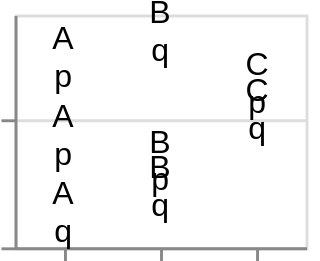

Source (Vega-Lite JSON):
### Vega-Lite specification from a JSON file in a GitHub repository (floating-point values rounded to 4 significant figures)
{"$schema": "https://vega.github.io/schema/vega-lite/v6.json", "padding": 5, "autosize": "none", "data": {"name": "table", "values": [{"c": "A", "g": "p", "x": 1, "y": 2, "v": 5, "t": "2024-01-15", "o": {"v": 3}, "IMDB Rating": 6.1, "d": "x1"}, {"c": "B", "g": "q", "x": 2, "y": 4, "v": 9, "t": "2024-02-20", "o": {"v": 7}, "IMDB Rating": 7.4, "d": "x2"}, {"c": "A", "g": "q", "x": 3, "y": 3, "v": 2, "t": "2024-03-05", "o": {"v": 1}, "IMDB Rating": 5.2, "d": "x1"}, {"c": "C", "g": "p", "x": 4, "y": 6, "v": 7, "t": "2024-05-30", "o": {"v": 4}, "IMDB Rating": 8.8, "d": "x3"}, {"c": "B", "g": "p", "x": 5, "y": 5, "v": 4, "t": "2024-07-11", "o": {"v": 9}, "IMDB Rating": 6.9, "d": "x2"}, {"c": "C", "g": "q", "x": 6, "y": 8, "v": 6, "t": "2024-09-02", "o": {"v": 2}, "IMDB Rating": 7.7, "d": "x3"}, {"c": "A", "g": "p", "x": 7, "y": 7, "v": 8, "t": "2024-11-25", "o": {"v": 5}, "IMDB Rating": 4.4, "d": "x1"}, {"c": "B", "g": "q", "x": 8, "y": 9, "v": 3, "t": "2024-12-31", "o": {"v": 8}, "IMDB Rating": 9.1, "d": "x2"}]}, "width": 100, "height": 80, "mark": "text", "encoding": {"x": {"field": "c", "type": "nominal"}, "y": {"field": "v", "type": "quantitative"}, "text": {"field": "label", "type": "nominal"}}, "config": {"text": {"lineBreak": "/"}}, "transform": [{"calculate": "datum.c + '/' + datum.g", "as": "label"}]}
